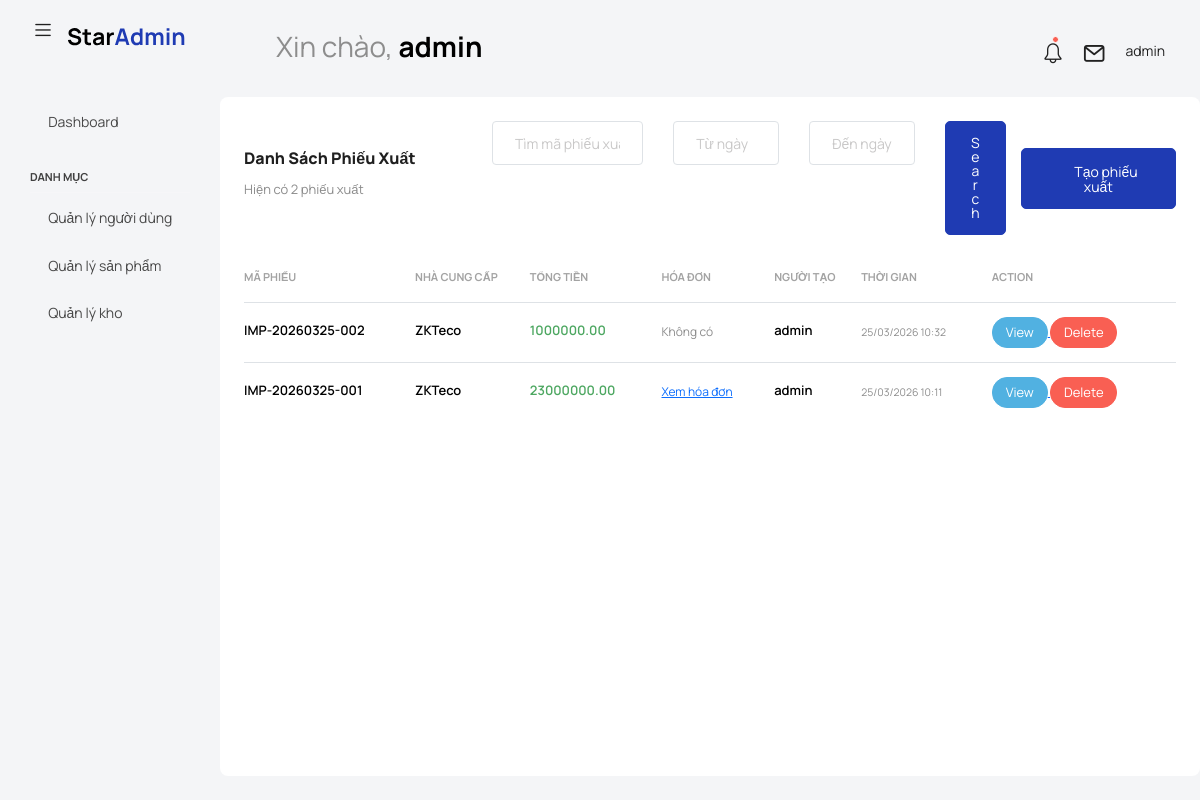
The app's page /importorder/list/ (signed in), older data.
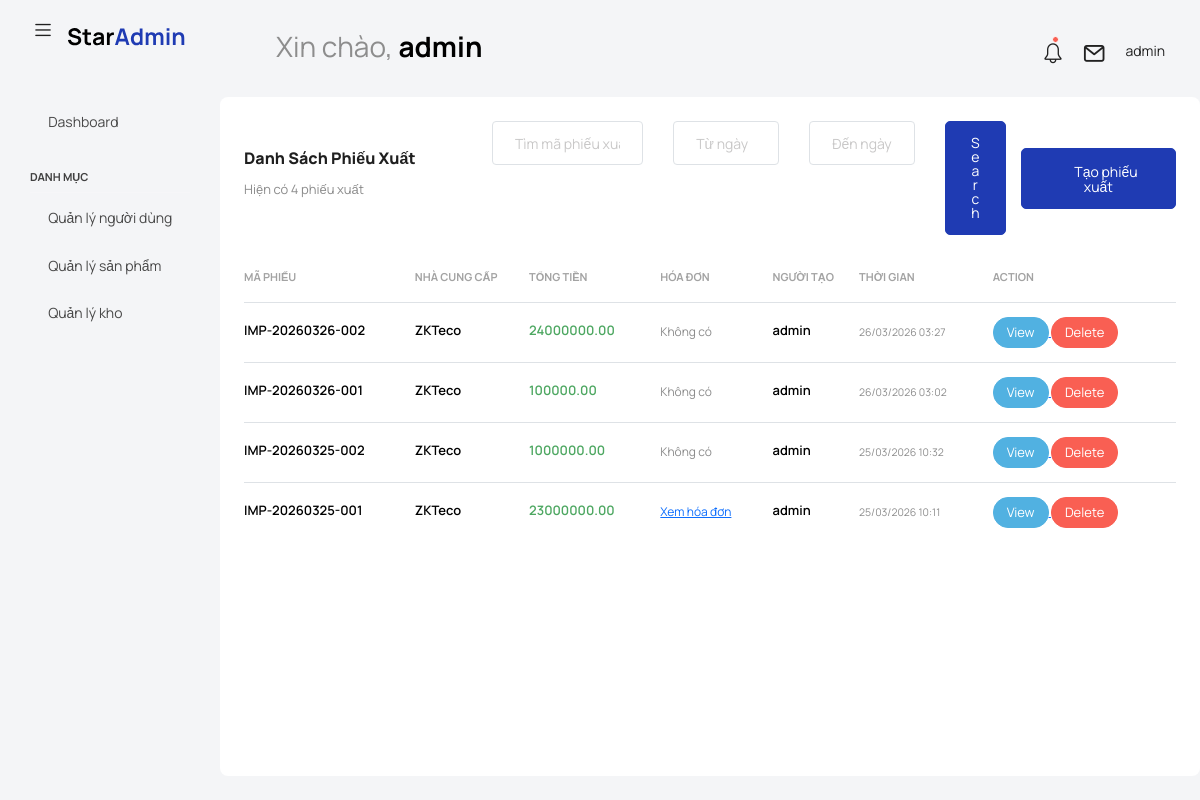
The same page, newer data.
### importorder/models.py (models this page shows, shortened)
class ImportOrder(models.Model):
    code = models.CharField(max_length=50, unique=True, default=generate_importoder_code)
    supplier = models.ForeignKey(Supplier, on_delete=models.CASCADE)
    created_by = models.ForeignKey(
        settings.AUTH_USER_MODEL,
        on_delete=models.CASCADE
    )
    total_amount = models.DecimalField(max_digits=12, decimal_places=2, default=0)
    note = models.CharField(max_length=200, blank=True, null=True)
    invoice_file = models.FileField(
        upload_to='import/invoices/',
        blank=True,
        null=True
    )
    created_at = models.DateTimeField(auto_now_add=True)
    updated_at = models.DateTimeField(auto_now=True)

### supplier/models.py (models this page shows)
class Supplier(models.Model):
    name = models.CharField(max_length=200)
    phone = models.CharField(max_length=200)
    email = models.CharField(max_length=200)
    address = models.TextField()
    tax_code = models.CharField(max_length=200)
    created_at = models.DateTimeField(auto_now_add=True)
    updated_at = models.DateTimeField(auto_now=True)
    def __str__(self):
        return self.name

### user/models.py (models this page shows, shortened)
class User(AbstractUser):
    class Role(models.TextChoices):
        ADMIN = "ADMIN", "Admin"
        MANAGER = "MANAGER", "Manager"
        ACCOUNTANT = "ACCOUNTANT", "Accountant"
        STAFF = "STAFF", "Staff"
    phone = models.CharField(max_length=20, null=True, blank=True)
    role = models.CharField(
        max_length=20,
        choices = Role.choices,
        default=Role.STAFF
    )
    created_at = models.DateTimeField(auto_now_add=True)
    updated_at = models.DateTimeField(auto_now=True)

### importorder/views.py (the view)
# urls.py: path('list/', import_order_list, name="importorder_list"),
@login_required
def import_order_list(request):
    search = request.GET.get("search")
    from_date = request.GET.get("from_date")
    to_date = request.GET.get("to_date")
    import_orders = ImportOrder.objects.select_related(
        "supplier",
        "created_by"
    )
    if search:
        import_orders = import_orders.filter(
            code__icontains=search
        )
    if from_date:
        import_orders = import_orders.filter(
            created_at__date__gte=from_date
        )
    if to_date:
        import_orders = import_orders.filter(
            created_at__date__lte=to_date
        )
    import_orders = import_orders.order_by("-created_at")
    return render(request, "import_order/list_import_order.html", {
        "import_orders": import_orders
    })

### activitylog/utils/current_user.py (called while the page is built)
def set_current_user(user):
    _user.value = user

### templates/import_order/list_import_order.html (shortened to what this page needs)
{% extends "base.html" %}
{% load static %}
{% block content %}
<link rel="stylesheet" href="https://cdn.jsdelivr.net/npm/flatpickr/dist/flatpickr.min.css">
<div class="row flex-grow">
  <div class="col-12 grid-margin stretch-card">
    <div class="card card-rounded">
      <div class="card-body">
        <div class="d-sm-flex justify-content-between align-items-center">
          <div class="col-md-3">
            <h4 class="card-title card-title-dash">Danh sách phiếu xuất</h4>
            <p class="card-subtitle card-subtitle-dash">
              Hiện có {{ import_orders.count }} phiếu xuất
            </p>
          </div>
          <form method="GET" class="row col-md-7">
            <div class="col-md-4">
              <input type="text"
                     name="search"
                     class="form-control"
                     placeholder="Tìm mã phiếu xuất">
            </div>
            <div class="col-md-3">
              <input type="text"
                     name="from_date"
                     id="from_date"
                     class="form-control"
                     placeholder="Từ ngày">
            </div>
            <div class="col-md-3">
              <input type="text"
                     name="to_date"
                     id="to_date"
                     class="form-control"
                     placeholder="Đến ngày">
            </div>
            <div class="col-md-2">
              <button class="btn btn-primary w-100">Search</button>
            </div>
          </form>
          <div class="col-md-2 d-sm-flex justify-content-end align-items-end gap-1">
            <a href="{% url 'create_import_order' %}">
              <button class="btn btn-primary btn-md text-white">
                <i class="mdi mdi-plus"></i> Tạo phiếu xuất
              </button>
            </a>
          </div>
        </div>
        <div class="table-responsive mt-3">
          <table class="table select-table">
            <thead>
              <tr>
                <th>Mã phiếu</th>
                <th>Nhà cung cấp</th>
                <th>Tổng tiền</th>
                <th>Hóa đơn</th>
                <th>Người tạo</th>
                <th>Thời gian</th>
                <th>Action</th>
              </tr>
            </thead>
            <tbody>
              {% for order in import_orders %}
              <tr>
                <td><h6>{{ order.code }}</h6></td>
                <td><h6>{{ order.supplier }}</h6></td>
                <td><h6 class="text-success">{{ order.total_amount|default:0 }}</h6></td>
                <td>
                  {% if order.invoice_file %}
                  <a href="{{ order.invoice_file.url }}" target="_blank">Xem hóa đơn</a>
                  {% else %}
                  Không có
                  {% endif %}
                </td>
                <td><h6>{{ order.created_by.username }}</h6></td>
                <td>
                  <small>{{ order.created_at|date:"d/m/Y H:i" }}</small>
                </td>
                <td>
                  <a href="{% url 'detail_import_order' order.code %}">
                    <button class="btn btn-info btn-sm">View</button>
                  </a>
                  <a href="{% url 'delete_import_order' order.code %}">
                    <button class="btn btn-danger btn-sm">Delete</button>
                  </a>
                </td>
              </tr>
              {% endfor %}
            </tbody>
          </table>
        </div>
      </div>
    </div>
  </div>
</div>
{% endblock %}

Row changes from the older to the newer data that the page shows:
added ImportOrder: code "IMP-20260326-002", supplier "ZKTeco", total_amount "24000000.00", invoice_file "Không có", created_by.username "admin", created_at "26/03/2026 03:27"
added ImportOrder: code "IMP-20260326-001", supplier "ZKTeco", total_amount "100000.00", invoice_file "Không có", created_by.username "admin", created_at "26/03/2026 03:02"
Text that changed along with them:
{{ import_orders.count }}: "2" → "4"
